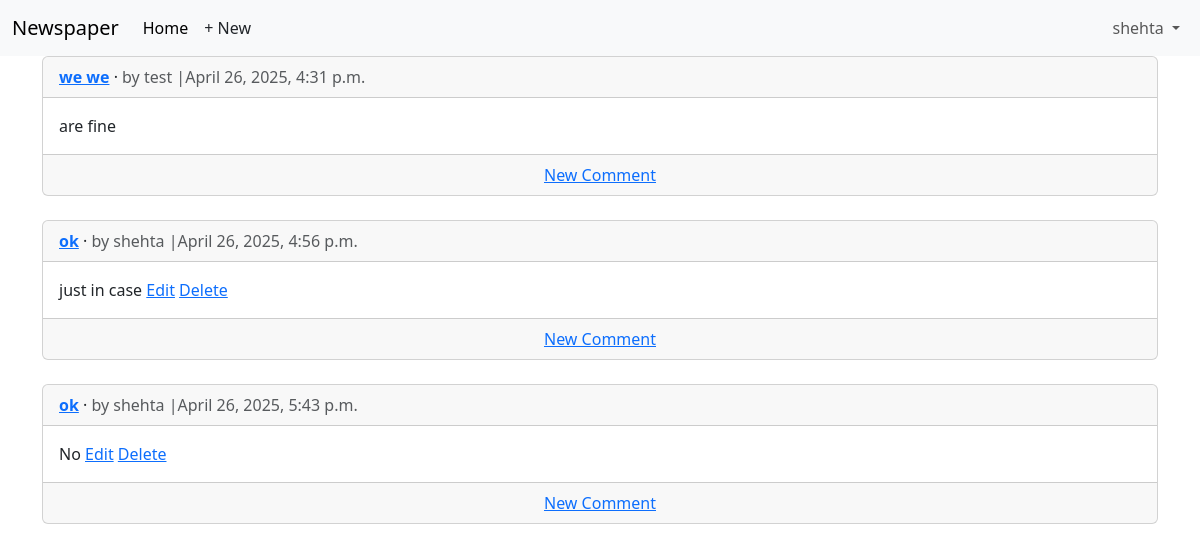
The page /articles/ (signed in) on the database as committed earlier.
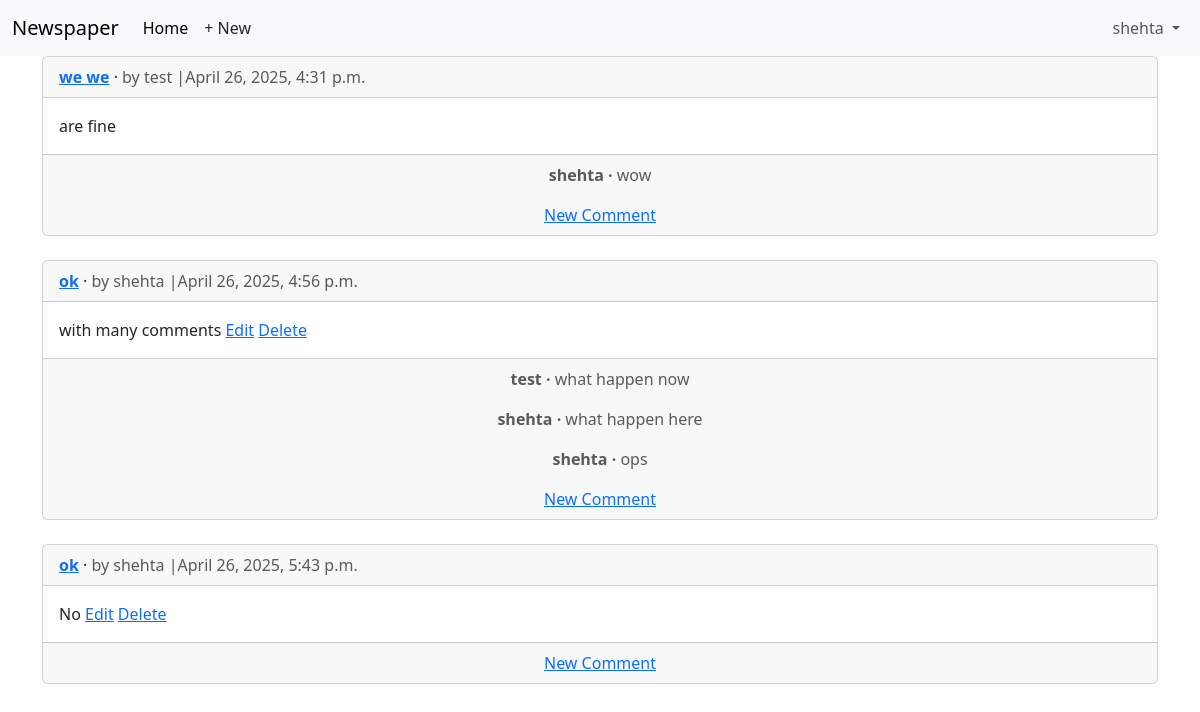
The same page on the database as committed later.
### accounts/models.py (models this page shows)
class CustomUser(AbstractUser):
    age = models.PositiveSmallIntegerField(blank=True, null=True)

### articles/models.py (models this page shows, shortened)
class Article(models.Model):
    title = models.CharField(max_length=255)
    body = models.TextField()
    date = models.DateTimeField(auto_now_add=True)
    author = models.ForeignKey(
        settings.AUTH_USER_MODEL,
        on_delete=models.CASCADE,
    )
    def get_absolute_url(self):
        return reverse("article_detail", kwargs={"pk": self.pk})

class Comment(models.Model):
    author = models.ForeignKey(
        settings.AUTH_USER_MODEL, on_delete=models.CASCADE)
    article = models.ForeignKey(Article, on_delete=models.CASCADE)
    body = models.CharField(max_length=150)
    date = models.DateTimeField(auto_now_add=True)
    def __str__(self):
        return self.body

### articles/views.py (the view)
# urls.py: path("", ArticleListView.as_view(), name="article_list"),
class ArticleListView(LoginRequiredMixin, ListView):
    model = Article
    template_name = "article_list.html"

### templates/article_list.html (shortened to what this page needs)
{% extends "base.html" %}
{% block content %}
    {% for article in article_list %}
        <div class="card">
        <div class="card-header">
            <span class="fw-bold">
                <a href="{{  article.get_absolute_url }}">{{ article.title }}</a>
            </span> &middot;
                <span class="text-muted">by {{ article.author }} |{{ article.date }}</span>
            </div>
            <div class="card-body">
                {{ article.body }}
                {% if article.author.pk == request.user.pk %}
                    <a href="{% url 'article_edit' article.pk %}">Edit</a>
                    <a href="{% url 'article_delete' article.pk %}">Delete</a>
                {% endif %}
            </div>
            <div class="card-footer text-center text-muted">
                {% for comment in article.comment_set.all %}
                    <p>
                    <span class="fw-bold">
                    {{ comment.author }} &middot;
                    </span>
                    {{ comment }}
                    </p>
                {% endfor %}
            <a href="{{ article.get_absolute_url }}">New Comment</a>
            </div>
        </div>
        <br />
    {% endfor %}
{% endblock content %}

### templates/base.html (shortened to what this page needs)
<!DOCTYPE html>
<html>
<head>
  <link href="https://cdn.jsdelivr.net/npm/bootstrap@5.3.3/dist/css/bootstrap.min.css" rel="stylesheet">
</head>
<body>
  <nav class="navbar navbar-expand-lg bg-body-tertiary">
    <div class="container-fluid">
      <a class="navbar-brand" href="{% url 'article_list' %}">Newspaper</a>
      <div class="collapse navbar-collapse" id="navbarSupportedContent">
        <ul class="navbar-nav me-auto mb-2 mb-lg-0">
          <li class="nav-item">
            <a class="nav-link active" aria-current="page" href="{% url 'article_list' %}">Home</a>
          </li>
          {% if user.is_authenticated %}
          <li><a href="{%   url 'article_new' %}" class="nav-link px-2 link-dark">+ New</a></li>
        </ul>
        <div class="mr-auto">
          <ul class="navbar-nav">
            <li class="nav-item dropdown">
              <a class="nav-link dropdown-toggle" href="#" role="button" data-bs-toggle="dropdown"aria-expanded="false">
                {{ user.username }}
              </a>
            </li>
        {% endif %}
      </div>
    </div>
  </nav>
  <main>
    <div class="container">
      {% block content %}
      {% endblock content %}
    </div>
  </main>
</body>
</html>

Rows that differ between the two databases and show on the page:
added Comment: author "shehta", body "wow", shown under Article "we we"
changed Article: body "just in case" → "with many comments"
added Comment: author "test", body "what happen now", shown under Article "ok"
added Comment: author "shehta", body "what happen here", shown under Article "ok"
added Comment: author "shehta", body "ops", shown under Article "ok"
